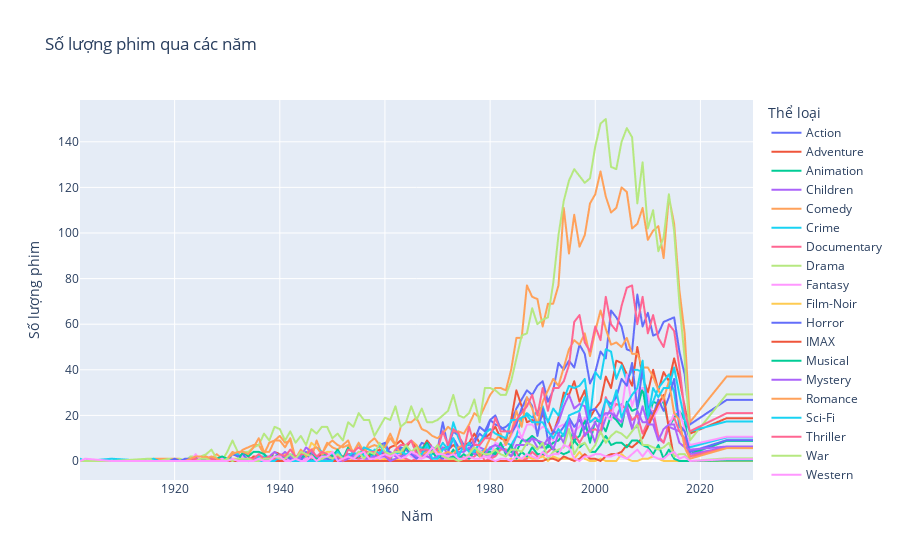

Notebook code cell kept with this figure:
### Markdown cell above
Tiếp theo, chúng em sẽ sử dụng thư viện scikit learn để xây dựng 1 mô hình linear regression để dự đoán xu hướng phát triển phim trong tương lai.

### Code cell
from sklearn.ensemble import RandomForestRegressor
from sklearn.model_selection import train_test_split
from sklearn.metrics import mean_squared_error

data = movies.groupby(['year'])[genre_columns].sum()

# Tách dữ liệu thành biến đầu vào (X) và đầu ra (y)
X = data.index.values.reshape(-1, 1)  # 'year' làm biến đầu vào
y = data.values  # Số lượng phim theo thể loại làm biến đầu ra

# Chia dữ liệu thành tập huấn luyện và kiểm tra
X_train, X_test, y_train, y_test = train_test_split(X, y, test_size=0.2, random_state=42)

# Khởi tạo và huấn luyện mô hình Random Forest
rf_model = RandomForestRegressor(n_estimators=100, random_state=42)
rf_model.fit(X_train, y_train)

# Dự đoán trên tập kiểm tra
y_pred = rf_model.predict(X_test)

# Đánh giá mô hình
mse = mean_squared_error(y_test, y_pred)
print(f"Mean Squared Error: {mse}")

future_years = np.arange(2025, 2031).reshape(-1, 1)
future_pred = rf_model.predict(future_years)

# Chuẩn bị dữ liệu để trực quan hóa
# Kết hợp dữ liệu thực tế và dữ liệu dự đoán
future_df = pd.DataFrame(future_pred, index=future_years.flatten(), columns=genre_columns)
all_years = pd.concat([data, future_df])

# Chuyển đổi dữ liệu sang dạng dài (long format) để dùng với Plotly Express
movies_long = all_years.reset_index().melt(id_vars='index', 
                                           var_name='Genre', 
                                           value_name='Count')
movies_long.rename(columns={'index': 'year'}, inplace=True)

# Tạo biểu đồ động với Plotly Express
fig = px.line(
    movies_long, 
    x='year', 
    y='Count', 
    color='Genre',
    labels={
        'year': 'Năm', 
        'Count': 'Số lượng phim', 
        'Genre': 'Thể loại'
    },
    title='Số lượng phim qua các năm'
)

fig.show()
